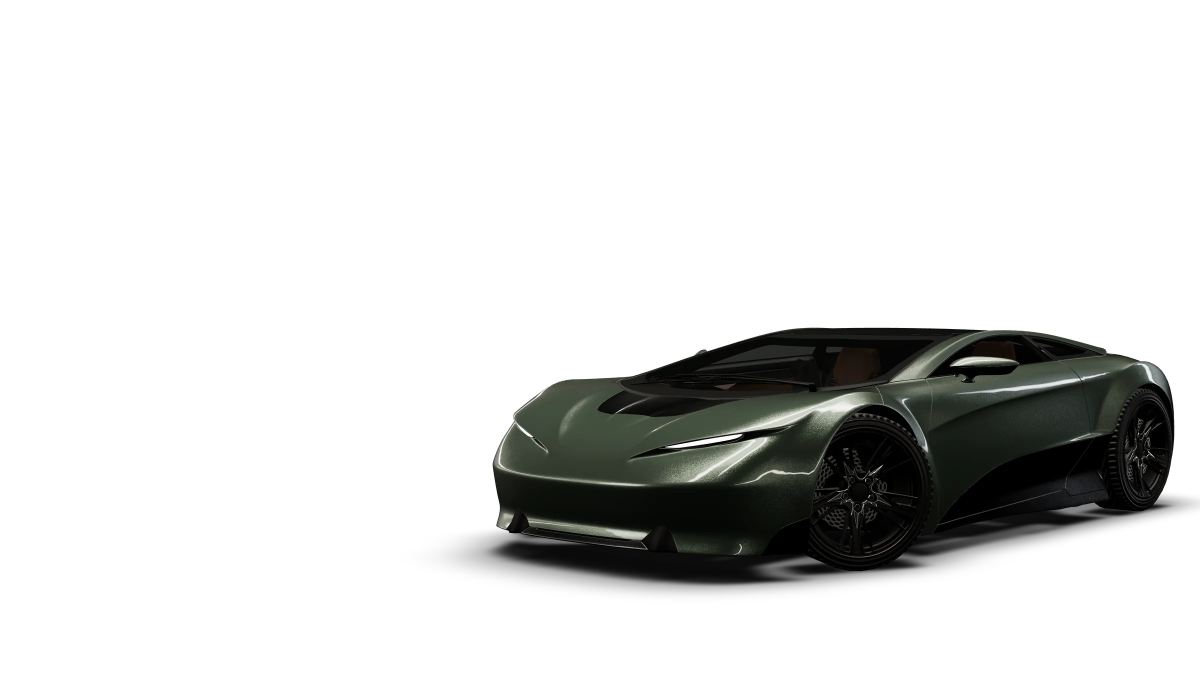
#> input picture assets/img/hero-wide.webp, 2400 x 1350 px, found by its file name (shown at 1/2 size)
$ python build_og.py
#> lines starting #> are read from the running program, lines starting #| are printed output that depends on the picture
# Собирает картинку превью ссылки assets/img/og-cover.jpg (1200×630). Запуск из папки assets: python3 ../tools/build_og.py
from PIL import Image, ImageFont, ImageDraw, ImageFilter
import math
W,H=1200,630
bg=Image.new('RGB',(W,H),(23,26,24))
# soft studio glow like the hero background
glow=Image.new('L',(W,H),0); g=ImageDraw.Draw(glow)
#> after `glow = Image.new('L', (W, H), 0)`: glow: PIL image 1200x630 L; every value is 0
g.ellipse((560,250,1260,700),fill=60); glow=glow.filter(ImageFilter.GaussianBlur(120))
#> after `glow = glow.filter(ImageFilter.GaussianBlur(120))`:
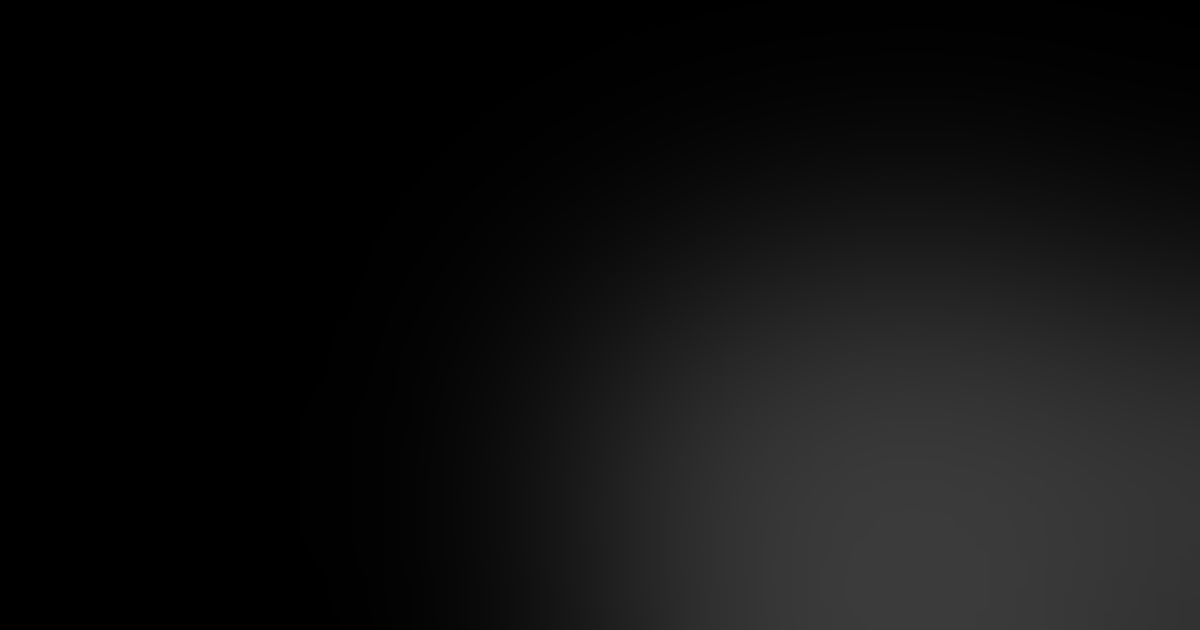
#> glow: PIL image 1200x630 L; min 0, max 59, mean 16.4
bg=Image.composite(Image.new('RGB',(W,H),(70,84,74)),bg,glow)
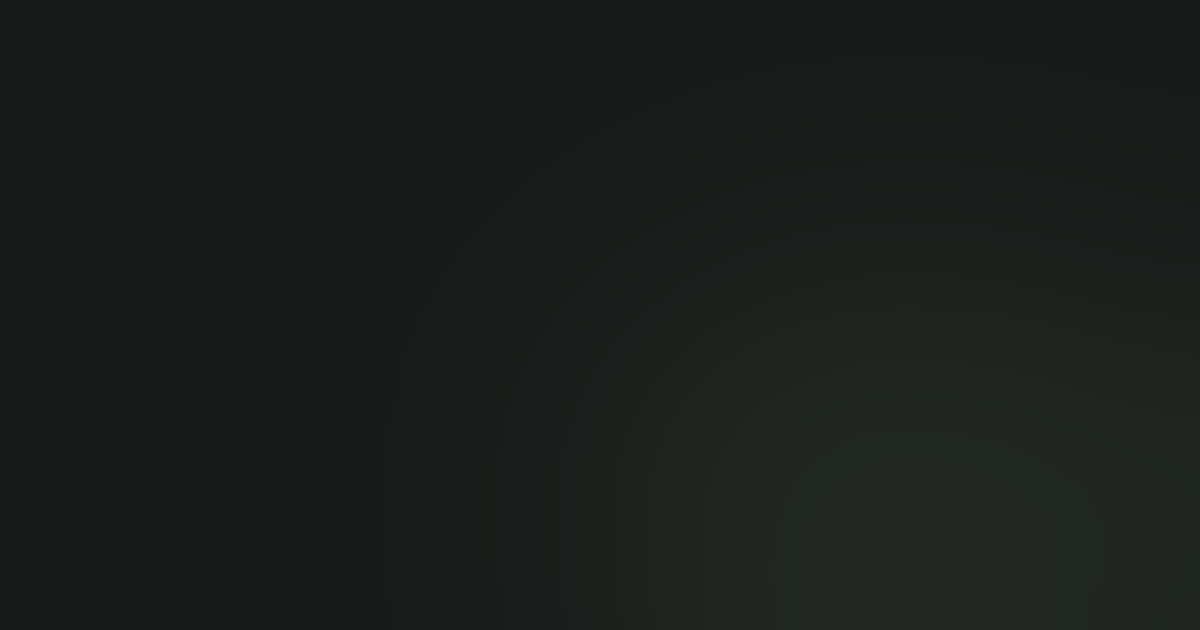
#> bg: PIL image 1200x630 RGB; mean R, G, B 26, 29.7, 27.2
car=Image.open('img/hero-wide.webp')  # RGBA, 2400x1350
#> car is the input picture: PIL image 2400x1350 RGBA; mean R, G, B, A 6.2, 6.8, 5.8, 44.1
car=car.resize((int(2400*0.62),int(1350*0.62)),Image.LANCZOS)
#> car: PIL image 1488x837 RGBA
bg.paste(car,(W-car.width+70,H-car.height+72),car)
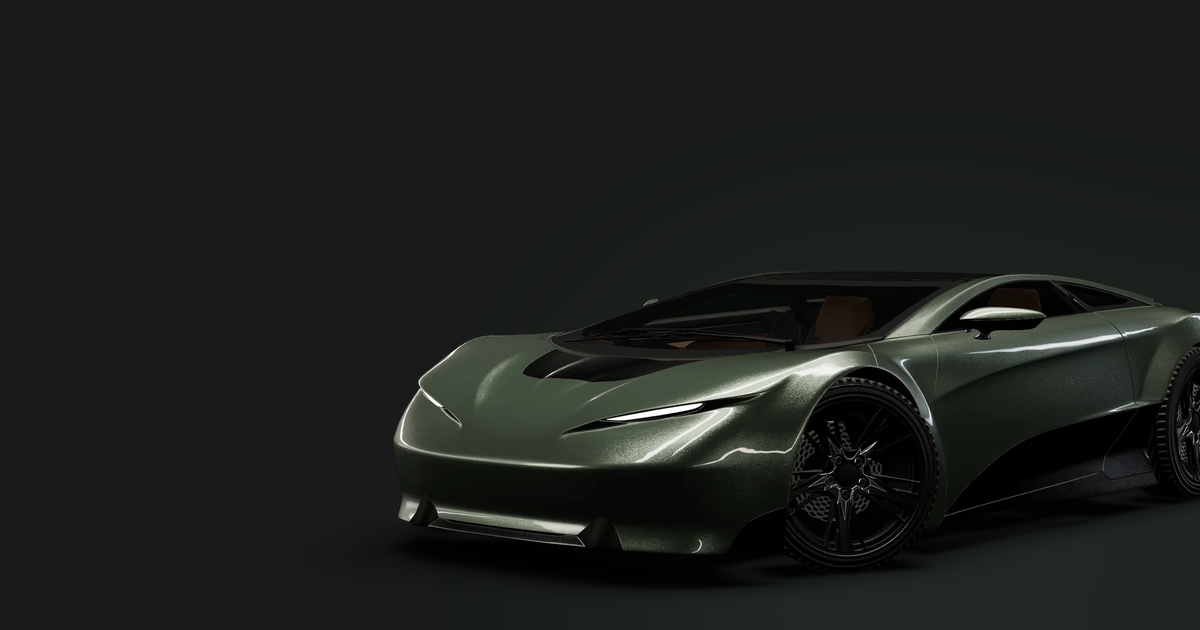
#> bg: PIL image 1200x630 RGB; mean R, G, B 27.5, 30.9, 27.7
d=ImageDraw.Draw(bg)
f=ImageFont.truetype('fonts/RobotoFlex-subset.woff',86)
#> (the run stopped early here; a loop or call above may not have finished)

$ run again, with assets/img/hero-narrow-sm.webp copied over assets/img/hero-wide.webp
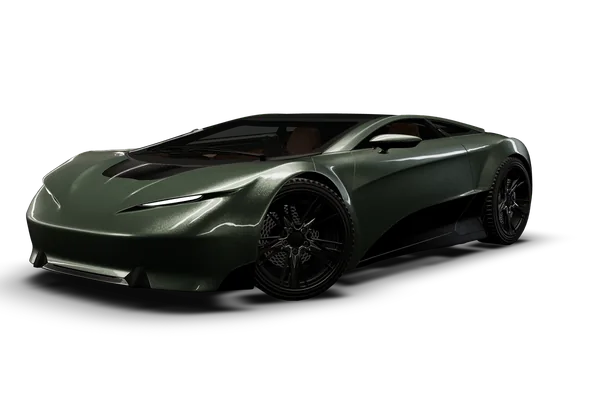
#> input picture assets/img/hero-narrow-sm.webp, 600 x 400 px, found by its file name
#> car is the input picture: PIL image 600x400 RGBA; mean R, G, B, A 12.7, 13.8, 11.9, 84.7
#> `car=car.resize((int(2400*0.62),int(1350*0.62)),Image.LANCZOS)`:
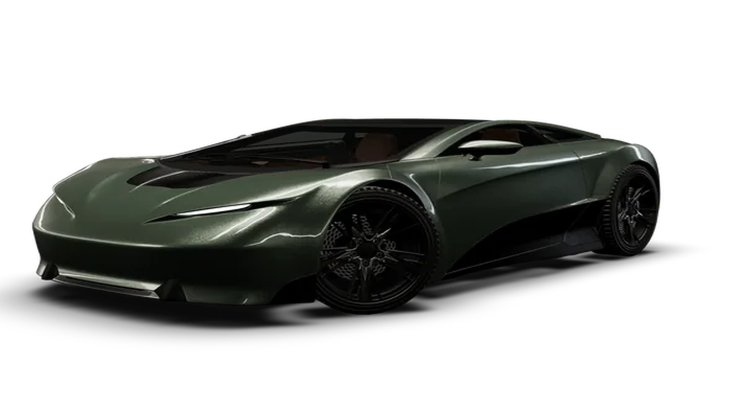
#> car: PIL image 1488x837 RGBA (shown at 1/2 size); mean R, G, B, A 12.1, 13.2, 11.4, 84.7; transparent parts drawn white
#> `bg.paste(car,(W-car.width+70,H-car.height+72),car)`:
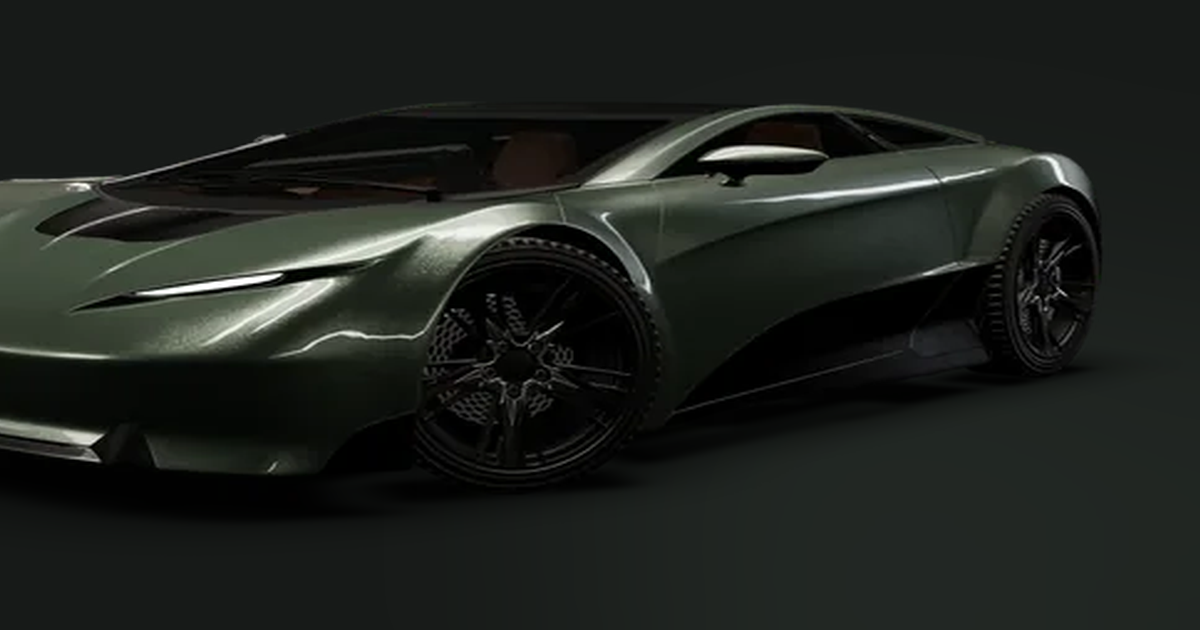
#> bg: PIL image 1200x630 RGB; mean R, G, B 30.5, 34, 30.1
